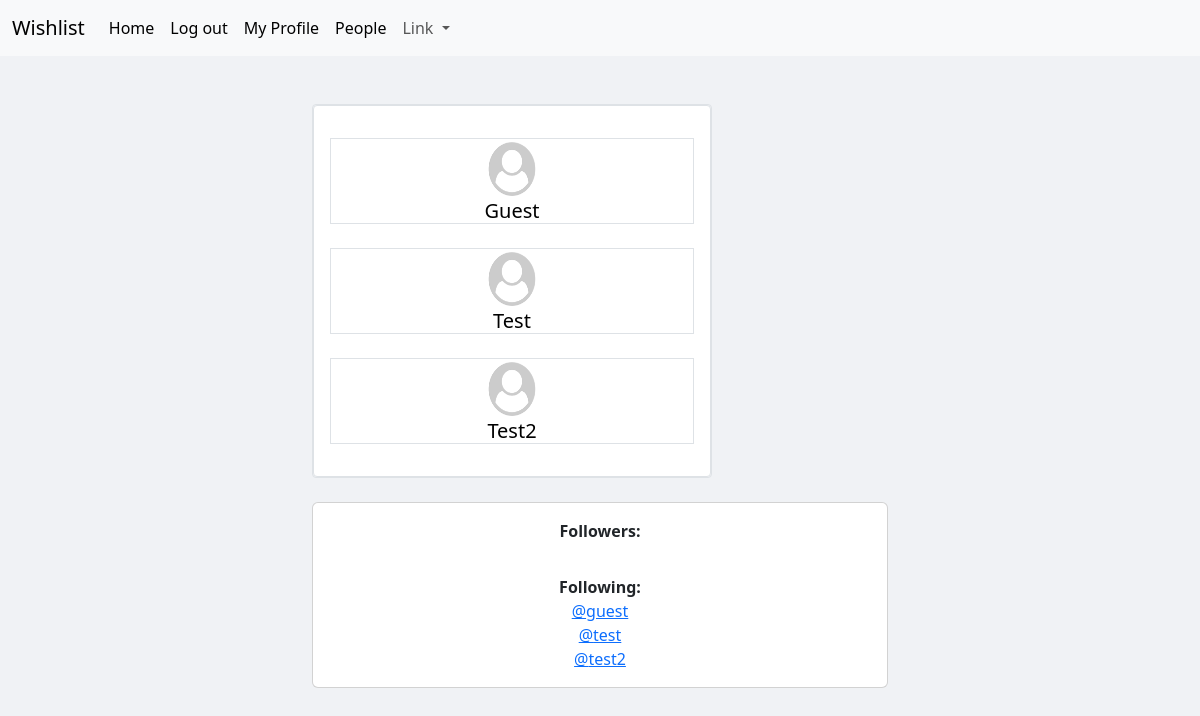
The app's page /people/ (signed in) with its own data.
### main/models.py (models this page shows, shortened)
class Profile(models.Model):
    user = models.OneToOneField(User, on_delete=models.CASCADE, related_name='profile')
    follows = models.ManyToManyField('self', related_name='followed_by', symmetrical=False, blank=True)
    image_field = models.ImageField(default='wishlist/images/profile_default.png', upload_to='wishlist/images/users_profile/')

### main/views.py (the view)
# urls.py: path('people/', views.people, name='people'),
@login_required(login_url='accounts:login')
def people(request):
    profile = request.user.profile
    persons = Profile.objects.exclude(user=request.user).prefetch_related('follows', 'followed_by')
    return render(request, 'main/people.html', {'persons': persons, 'profile': profile})

### main/templates/main/people.html (shortened to what this page needs)
{% extends 'base/layout.html' %}
{% block content %}
<br><br>
    {% if persons %}
    <div class="container text-center col-md-6 offset-md-3">
        <div class="list-group border rounded-1" style="max-width: 400px;">
                <div class="list-group-item list-group-item-action">
                    <br>
                    {% for person in persons %}
                        <a class="text-black link-offset-2 link-underline link-underline-opacity-0" href="{% url 'main:friend' person.user.username %}">
                            <div class="border align-items-center w-100">
                                <img src="{{ person.image_field.url }}" class="img-fluid rounded-circle" alt="profile_picture" style="width: 60px; height: 60px;">
                                <h5 class="card-title mx-auto">{{ person.user.username | title }}</h5>
                            </div>
                        </a>
                        <br>
                    {% endfor %}
                </div>
        </div>
        <br>
        {% if persons %}
        <div class="card">
            <div class="card-body">
                <strong>Followers:</strong><br>
            </div>
            <div class="card-body">
                <strong>Following:</strong><br>
                {% for person in persons %}
                    {% if person.user != request.user %}
                        {% if profile in person.followed_by.all %}
                            <a href="{% url 'main:friend' person.user.username %}">
                                @{{ person.user.username }}
                            </a>
                            <br>
                        {% endif %}
                    {% endif %}
                {% endfor %}
            </div>
        </div>
        <br><br><br><br>
    {% endif %}
    {% endif %}
    </div>
{% endblock %}

### static/main/css/style.css (style rules this page uses)
body { background-color: #f0f2f5 !important; }

### records on screen
Profile: image_field (placeholder picture), user.username "Guest", user.username "guest"
Profile: image_field (placeholder picture), user.username "Test", user.username "test"
Profile: image_field (placeholder picture), user.username "Test2", user.username "test2"
